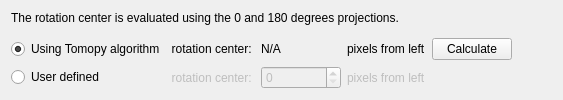
      <widget class="QWidget" name="tab_4">
       <attribute name="title">
        <string>Rotation center</string>
       </attribute>
       <layout class="QVBoxLayout" name="verticalLayout_16">
        <item>
         <widget class="QLabel" name="label_6">
          <property name="text">
           <string>The rotation center is evaluated using the 0 and 180 degrees projections.</string>
          </property>
         </widget>
        </item>
        <item>
         <widget class="QWidget" name="rotation_center_widget" native="true">
          <property name="sizePolicy">
           <sizepolicy hsizetype="Preferred" vsizetype="Expanding">
            <horstretch>0</horstretch>
            <verstretch>0</verstretch>
           </sizepolicy>
          </property>
         </widget>
        </item>
        <item>
         <layout class="QGridLayout" name="gridLayout_2">
          <item row="1" column="3">
           <widget class="QLabel" name="rotation_center_user_label2">
            <property name="enabled">
             <bool>false</bool>
            </property>
            <property name="text">
             <string>pixels from left</string>
            </property>
           </widget>
          </item>
          <item row="0" column="0">
           <widget class="QRadioButton" name="rotation_center_tomopy_radioButton">
            <property name="text">
             <string>Using Tomopy algorithm</string>
            </property>
            <property name="checked">
             <bool>true</bool>
            </property>
           </widget>
          </item>
          <item row="0" column="3">
           <widget class="QLabel" name="rotation_center_tomopy_label2">
            <property name="text">
             <string>pixels from left</string>
            </property>
           </widget>
          </item>
          <item row="0" column="2">
           <widget class="QLabel" name="rotation_center_tomopy_value">
            <property name="text">
             <string>N/A</string>
            </property>
           </widget>
          </item>
          <item row="1" column="1">
           <widget class="QLabel" name="rotation_center_user_label1">
            <property name="enabled">
             <bool>false</bool>
            </property>
            <property name="text">
             <string>rotation center: </string>
            </property>
            <property name="alignment">
             <set>Qt::AlignRight|Qt::AlignTrailing|Qt::AlignVCenter</set>
            </property>
           </widget>
          </item>
          <item row="0" column="5">
           <spacer name="horizontalSpacer_11">
            <property name="orientation">
             <enum>Qt::Horizontal</enum>
            </property>
            <property name="sizeHint" stdset="0">
             <size>
              <width>40</width>
              <height>20</height>
             </size>
            </property>
           </spacer>
          </item>
          <item row="0" column="1">
           <widget class="QLabel" name="rotation_center_tomopy_label1">
            <property name="text">
             <string>rotation center: </string>
            </property>
            <property name="alignment">
             <set>Qt::AlignRight|Qt::AlignTrailing|Qt::AlignVCenter</set>
            </property>
           </widget>
          </item>
          <item row="1" column="0">
           <widget class="QRadioButton" name="rotation_center_user_defined_radioButton">
            <property name="text">
             <string>User defined</string>
            </property>
           </widget>
          </item>
          <item row="1" column="2">
           <widget class="QSpinBox" name="rotation_center_user_value">
            <property name="enabled">
             <bool>false</bool>
            </property>
            <property name="minimumSize">
             <size>
              <width>80</width>
              <height>0</height>
             </size>
            </property>
           </widget>
          </item>
          <item row="0" column="4">
           <widget class="QPushButton" name="rotation_center_tomopy_pushButton">
            <property name="text">
             <string>Calculate</string>
            </property>
           </widget>
          </item>
         </layout>
        </item>
       </layout>
      </widget>
